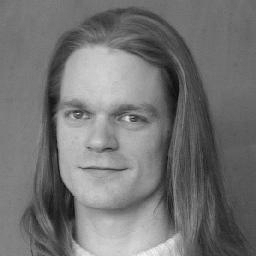
#> input picture Project 3/Task 3.2/bauckhage.jpg, 256 x 256 px
$ python Task_3_2.py   (older library calls are emulated)
#> lines starting #> are read from the running program, lines starting #| are printed output that depends on the picture
import numpy as np
import scipy.misc as misc
from scipy import ndimage

print (range(1, 2))
imageName = "bauckhage"


def warp_image(img, frequency, amplitude, phase):
    width, height = img.shape[0], img.shape[1]

    mesh = np.meshgrid(range(width), range(height + 2 * amplitude))
    mesh_y = amplitude * np.sin(np.pi * frequency * (mesh[0]) + phase) + mesh[1] - amplitude
    out_img = ndimage.map_coordinates(img, [width - mesh[0], height-mesh_y])

    return out_img


inputImage = misc.imread(imageName + ".jpg")
#> inputImage is the input picture: shape (256, 256); min 8, max 244, mean 115.4

# Wave parameters for axis x
f, amp, ph = .005, 0, -0.2  # Since amplitude is zero, basically ineffective

# Wave parameters for axis y
secondFreq, secondAmp, secondPh = 0.005, 64, -.02

# Warp a single axis first
transform = warp_image(inputImage, f, amp, ph)
#> in warp_image, `out_img = ndimage.map_coordinates(img, [width - mesh[0], height-mesh_y])`:
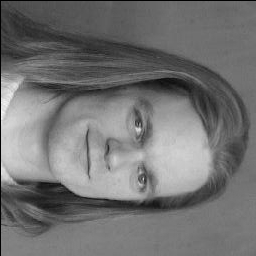
#> out_img: shape (256, 256); min 0, max 244, mean 114.5
# Warp the other axis too
transform = warp_image(transform, secondFreq, secondAmp, secondPh)
#> call 2 of warp_image, with frequency = 0.005, amplitude = 64, phase = -0.02
#> in warp_image (call 2), `out_img = ndimage.map_coordinates(img, [width - mesh[0], height-mesh_y])`:
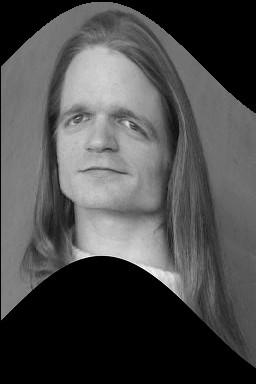
#> out_img: shape (384, 256); min 0, max 255, mean 76.2

misc.imsave(imageName + "_transformed_example_1.png", transform)


# Another example
f, amp, ph = .008, 0, .4  # Difference from previous one is the frequency is higher, must be put on slides.
secondFreq, secondAmp, secondPh = 0.008, 64, .4  # Since amplitude is zero, basically ineffective

transform = warp_image(inputImage, f, amp, ph)
transform = warp_image(transform, secondFreq, secondAmp, secondPh)
#> call 4 of warp_image, with frequency = 0.008, amplitude = 64, phase = 0.4
#> in warp_image (call 4), `out_img = ndimage.map_coordinates(img, [width - mesh[0], height-mesh_y])`:
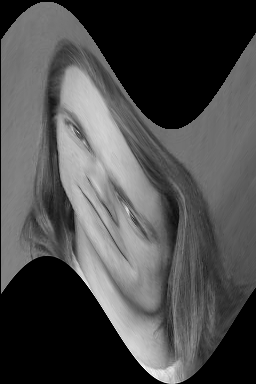
#> out_img: shape (384, 256); min 0, max 255, mean 76.2
misc.imsave(imageName + "_transformed_example_2.png", transform)


# Another example
f, amp, ph = .02, 16, .4  # Difference from previous one is the frequency is higher, must be put on slides.
secondFreq, secondAmp, secondPh = 0.02, 16, .4  # Since amplitude is zero, basically ineffective
transform = warp_image(inputImage, f, amp, ph)
#> in warp_image (call 5), `out_img = ndimage.map_coordinates(img, [width - mesh[0], height-mesh_y])`:
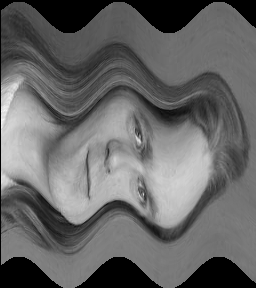
#> out_img: shape (288, 256); min 0, max 246, mean 101.8
transform = warp_image(transform, secondFreq, secondAmp, secondPh)
#> in warp_image (call 6), `out_img = ndimage.map_coordinates(img, [width - mesh[0], height-mesh_y])`:
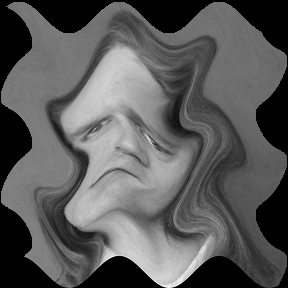
#> out_img: shape (288, 288); min 0, max 255, mean 90.3
misc.imsave(imageName + "_transformed_example_3.png", transform)
